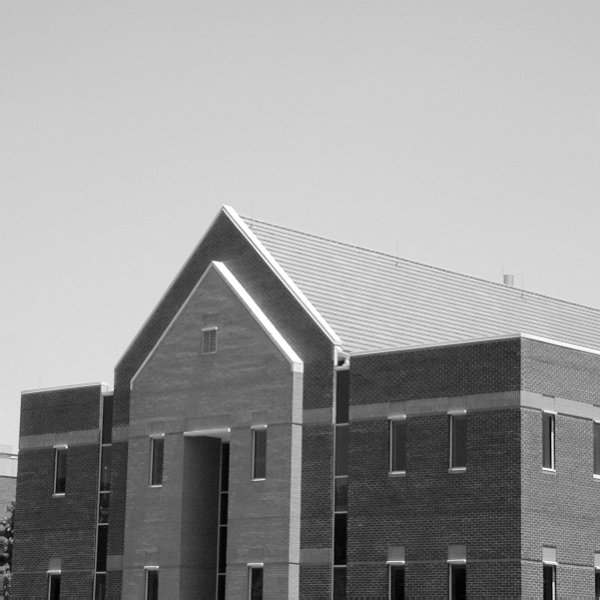
#> input picture Imagenes/Copia de Casa con bordes.jpg, 600 x 600 px, found by its file name
$ python analisis_en_el_dominio_de_las_frecuencias.py
#> lines starting #> are read from the running program, lines starting #| are printed output that depends on the picture
import cv2
import matplotlib.pyplot as plt
import numpy as np

ruta = r'Imagenes/Copia de Casa con bordes.jpg' # Casa con bordes

ima = cv2.imread(ruta)
#> ima is the input picture: shape (600, 600, 3); min 0, max 255, mean 152.9
ima = cv2.cvtColor(ima, cv2.COLOR_BGR2GRAY)
#> ima: shape (600, 600)
ima = ima[200:300, 150:350]
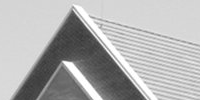
#> ima: shape (100, 200); min 55, max 255, mean 176.5
filas, columnas = ima.shape
#> filas = 100; columnas = 200

# plt.imshow(ima, cmap = 'gray')

# print(ima.shape)

#### Transformada de Fourier Discreta 2D

def dft_2d_manual(imagen):
    """
    Calcula la Transformada de Fourier Discreta 2D paso a paso según la fórmula matemática.
    """
    # 1. Obtenemos las dimensiones de la imagen: M (filas) y N (columnas)
    M, N = imagen.shape
#> M = 100; N = 200

    # 2. Creamos una matriz vacía para guardar los resultados F(u, v).
    # Debe ser de tipo complejo (complex) porque la fórmula usa números imaginarios.
    F = np.zeros((M, N), dtype=complex)

    # 3. Iteramos sobre cada frecuencia u (eje vertical) y v (eje horizontal)
    for u in range(M):
        for v in range(N):

            suma_compleja = 0

            # 4. Iteramos sobre cada píxel de la imagen original f(x,y)
            for x in range(M):
                for y in range(N):

                    # Obtenemos el valor del píxel en la posición (x, y)
                    f_xy = imagen[x, y]

                    # Calculamos el exponente: -j * 2 * pi * (ux/M + vy/N)
                    # Nota: En Python, el número imaginario 'j' se escribe como '1j'
                    exponente = -1j * 2 * np.pi * ((u * x) / M + (v * y) / N)

                    # Calculamos f(x,y) * e^(exponente) y lo añadimos a la sumatoria
                    suma_compleja += f_xy * np.exp(exponente)

            # 5. Guardamos el resultado final de las sumatorias en F(u, v)
            F[u, v] = suma_compleja

    return F

#> (the run stopped early here; a loop or call above may not have finished)
